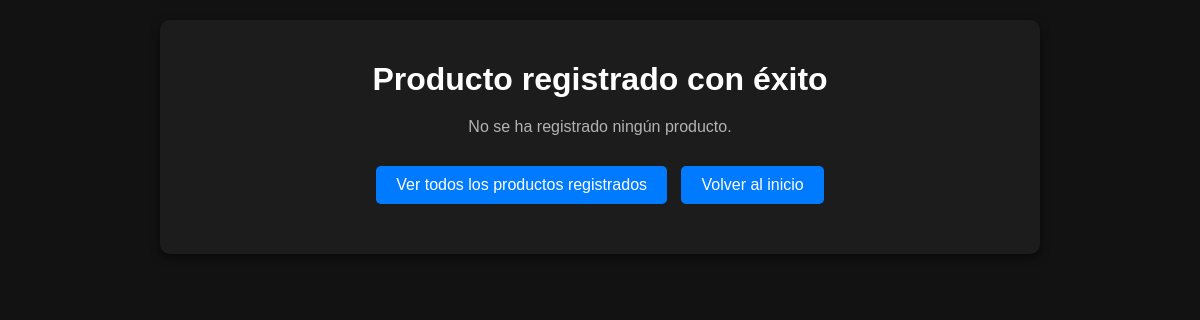
The page /resultado/ (signed in) on the database as committed earlier.
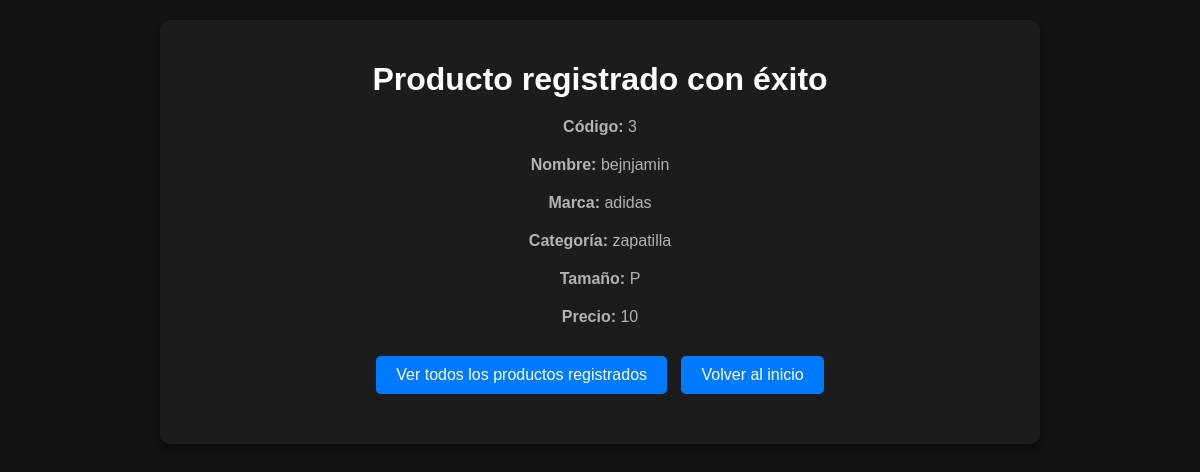
The same page on the database as committed later.
### app/models.py (models this page shows, shortened)
class Producto(models.Model):
    TAMAÑOS = (
        ('P', 'Pequeño'),
        ('M', 'Mediano'),
        ('G', 'Grande'),
    )
    codigo = models.AutoField(primary_key=True)
    nombre = models.CharField(max_length=50, blank=False, null=False)
    precio = models.IntegerField(blank=False, null=False)
    tamaño = models.CharField(max_length=1, choices=TAMAÑOS)
    categoria = models.ForeignKey(Categoria, on_delete=models.CASCADE)
    marca = models.ForeignKey(Marca, on_delete=models.CASCADE)

class Marca(models.Model):
    id = models.AutoField(primary_key=True)
    nombre = models.CharField(max_length=50)

class Categoria(models.Model):
    id = models.AutoField(primary_key=True)
    nombre = models.CharField(max_length=50)

### app/views.py (the view)
# urls.py: path('resultado/', views.resultado_producto, name='resultado'),
@login_required
@user_passes_test(is_admin)
def resultado_producto(request):
    producto = Producto.objects.last()
    return render(request, 'productos/resultado.html', {'producto': producto})

### app/views.py (called while the page is built)
def is_admin(user):
    return user.is_superuser

### app/templates/productos/resultado.html (shortened to what this page needs)
<!DOCTYPE html>
<html lang="es">
<head>
    {% load static %}
    <link rel="stylesheet" href="{% static 'styles.css' %}">
</head>
<body>
    <div class="container">
        <h1>Producto registrado con éxito</h1>
        {% if producto %}
            <p><strong>Código:</strong> {{ producto.codigo }}</p>
            <p><strong>Nombre:</strong> {{ producto.nombre }}</p>
            <p><strong>Marca:</strong> {{ producto.marca.nombre }}</p>
            <p><strong>Categoría:</strong> {{ producto.categoria.nombre }}</p>
            <p><strong>Tamaño:</strong> {{ producto.tamaño }}</p>
            <p><strong>Precio:</strong> {{ producto.precio }} </p>
        {% else %}
            <p>No se ha registrado ningún producto.</p>
        {% endif %}
        <p>
            <a href="{% url 'consulta' %}"class="btn">Ver todos los productos registrados</a>
            <a href="{% url 'index' %}"class="btn">Volver al inicio</a>
        </p>
    </div>
</body>
</html>

Rows that differ between the two databases and show on the page:
added Producto: codigo "3", nombre "bejnjamin", marca.nombre "adidas", categoria.nombre "zapatilla", tamaño "P", precio "10"
Other text that changed with them:
text no longer shown: "No se ha registrado ningún producto."
text now shown: "Código: Nombre: Marca: Categoría: Tamaño: Precio:"
